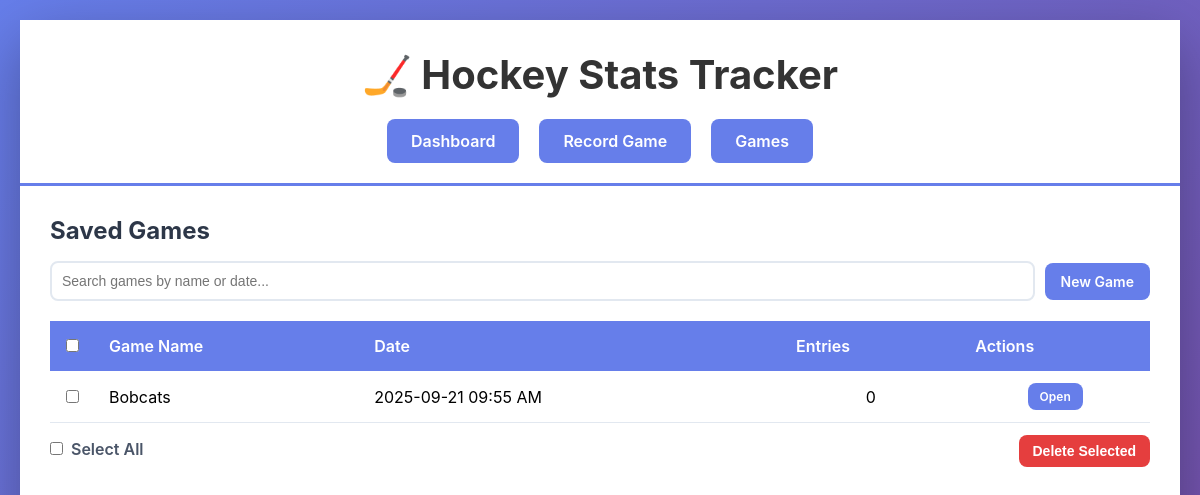
Before: /games with the older database file.
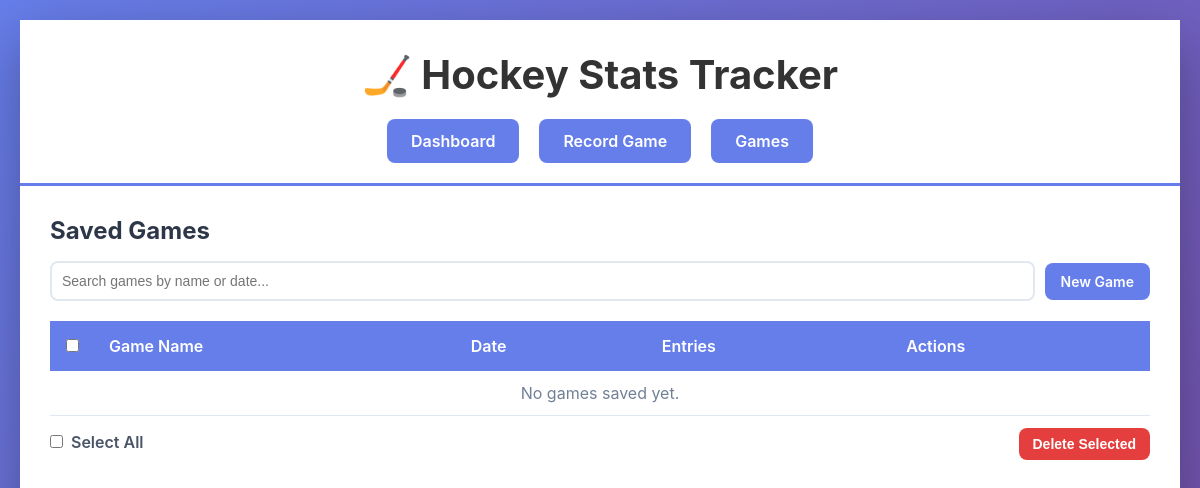
After: the same page with the newer database file.
### app.py (models this page shows)
class Game(db.Model):
    id = db.Column(db.Integer, primary_key=True)
    game_date = db.Column(db.DateTime, unique=True, nullable=False)
    name = db.Column(db.String(200), nullable=True)

### app.py (the view)
@app.route('/games')
def games():
    games_list = build_games_list()
    return render_template('games.html', games=games_list)

### app.py (called while the page is built)
def build_games_list():
    games_map = {g.game_date: g for g in Game.query.all()}
    distinct_dates = [row[0] for row in db.session.query(GameStat.game_date).distinct().all()]
    all_dates = set(list(games_map.keys()) + distinct_dates)
    games_list = []
    for gdate in all_dates:
        if not gdate:
            continue
        name = games_map.get(gdate).name if gdate in games_map else None
        entries_count = GameStat.query.filter_by(game_date=gdate).count()
        games_list.append({
            'game_date': gdate,
            'date_str': gdate.strftime('%Y-%m-%d %I:%M %p'),
            'date_iso': gdate.strftime('%Y-%m-%dT%H:%M'),
            'name': name or '',
            'entries_count': entries_count
        })
    games_list.sort(key=lambda x: x['game_date'], reverse=True)
    return games_list

### templates/games.html (shortened to what this page needs)
{% extends "base.html" %}
{% block extra_style %}
<link rel="stylesheet" href="{{ url_for('static', filename='style.css') }}" media="(max-width: 768px)">
{% endblock %}
{% block content %}
<h2 style="color: #2d3748; margin-bottom: 16px;">Saved Games</h2>
<div style="display:flex; gap:10px; align-items:center; margin-bottom:12px;">
  <input id="games-search" type="text" placeholder="Search games by name or date..." style="flex:1; padding:10px; border:2px solid #e2e8f0; border-radius:8px; font-size:14px;">
  <a href="{{ url_for('record_game') }}" class="btn" style="padding: 10px 16px; font-size: 14px;">New Game</a>
</div>
<form id="bulk-delete-form" method="POST" action="{{ url_for('delete_games_bulk') }}">
  <table id="games-table">
    <thead>
      <tr>
        <th style="width:44px; text-align:center;"><input type="checkbox" id="select-all" aria-label="Select all games"></th>
        <th style="text-align:left;">Game Name</th>
        <th style="text-align:left;">Date</th>
        <th>Entries</th>
        <th>Actions</th>
      </tr>
    </thead>
    <tbody>
    {% if games and games|length > 0 %}
      {% for g in games %}
      <tr>
        <td style="text-align:center;"><input type="checkbox" class="game-checkbox" name="dates" value="{{ g.date_iso }}" aria-label="Select game {{ g.name if g.name else '(unnamed game)' }} on {{ g.date_str }}"></td>
        <td style="text-align:left;">{{ g.name if g.name else '(unnamed game)' }}</td>
        <td style="text-align:left;">{{ g.date_str }}</td>
        <td style="text-align:center;">{{ g.entries_count }}</td>
        <td style="text-align:center; white-space: nowrap;">
          <a class="btn" style="padding: 6px 12px; font-size: 12px;" href="{{ url_for('record_game', date=g.date_iso, name=g.name) }}">Open</a>
        </td>
      </tr>
      {% endfor %}
    {% else %}
      <tr><td colspan="5" style="text-align:center; color:#718096;">No games saved yet.</td></tr>
    {% endif %}
    </tbody>
  </table>
  <div style="display:flex; align-items:center; justify-content:space-between; margin-top:12px; gap:10px;">
    <label style="display:inline-flex; align-items:center; gap:8px; color:#4a5568;">
      <input type="checkbox" id="select-all-bottom"> Select All
    </label>
    <button id="delete-selected" type="submit" class="btn btn-danger" style="padding: 8px 14px; font-size: 14px;" disabled>Delete Selected</button>
  </div>
</form>
{% endblock %}

### templates/base.html (shortened to what this page needs)
<!DOCTYPE html>
<html lang="en">
<head>
    {% block extra_style %}{% endblock %}
</head>
<body>
    <div class="container">
        <div class="header">
            <h1>🏒 Hockey Stats Tracker</h1>
            <div class="nav">
                <a href="{{ url_for('index') }}">Dashboard</a>
                <a href="{{ url_for('record_game') }}">Record Game</a>
                <a href="{{ url_for('games') }}">Games</a>
            </div>
        </div>
        <div class="main-content">
            {% block content %}{% endblock %}
        </div>
    </div>
</body>
</html>

### static/style.css (style rules this page uses)
* { margin: 0; padding: 0; box-sizing: border-box; }
body { font-family: -apple-system, BlinkMacSystemFont, 'Segoe UI', Roboto, Oxygen, Ubuntu, Cantarell, sans-serif; background: linear-gradient(135deg, #667eea 0%, #764ba2 100%); min-height: 100vh; color: #333; line-height: 1.6; }
.container { max-width: 1400px; margin: 0 auto; padding: 20px; min-height: 100vh; }
.btn { padding: 12px 24px; border: none; border-radius: 8px; cursor: pointer; font-weight: 600; font-family: inherit; transition: all 0.3s cubic-bezier(0.4, 0, 0.2, 1); font-size: 14px; display: inline-flex; align-items: center; justify-content: center; text-decoration: none; user-select: none; position: relative; overflow: hidden; }
.btn::before { content: ''; position: absolute; top: 0; left: -100%; width: 100%; height: 100%; background: linear-gradient(90deg, transparent, rgba(255, 255, 255, 0.3), transparent); transition: left 0.5s; }
.btn-danger { background: linear-gradient(135deg, #e74c3c, #c0392b); color: white; }

### templates/base.html (style rules this page uses)
* { margin: 0; padding: 0; box-sizing: border-box; }
body { font-family: -apple-system, BlinkMacSystemFont, 'Segoe UI', Roboto, Oxygen, Ubuntu, sans-serif; background: linear-gradient(135deg, #667eea 0%, #764ba2 100%); min-height: 100vh; margin: 0; padding: 0; }
.container { max-width: 1200px; margin: 0 auto; background: white; min-height: 100vh; }
.header { background: white; padding: 12px 16px; border-bottom: 1px solid #e2e8f0; position: sticky; top: 0; z-index: 100; }
h1 { color: #333; font-size: 1.5em; margin: 0; font-weight: 700; }
.nav { display: flex; gap: 8px; margin-top: 12px; }
.main-content { padding: 20px 16px; }
@media (min-width: 769px) { body { padding: 20px; } }
@media (min-width: 769px) { .container { border-radius: 20px; box-shadow: 0 20px 60px rgba(0,0,0,0.3); } }
@media (min-width: 769px) { .header { text-align: center; margin-bottom: 30px; padding: 30px 30px 20px; border-bottom: 3px solid #667eea; position: static; } }
@media (min-width: 769px) { h1 { font-size: 2.5em; margin-bottom: 10px; } }
@media (min-width: 769px) { .nav { gap: 20px; justify-content: center; margin-top: 20px; } }
@media (min-width: 769px) { .main-content { padding: 0 30px 30px; } }
.nav a, .btn { display: inline-block; padding: 8px 16px; background: #667eea; color: white; text-decoration: none; border-radius: 6px; font-weight: 600; transition: all 0.3s; border: none; cursor: pointer; font-size: 14px; }
@media (min-width: 769px) { .nav a, .btn { padding: 12px 24px; border-radius: 8px; font-size: 16px; } }
.btn-danger { background: #e53e3e; }
table { width: 100%; border-collapse: collapse; margin-top: 20px; }
th { background: #667eea; color: white; padding: 15px; text-align: left; font-weight: 600; }
td { padding: 12px 15px; border-bottom: 1px solid #e2e8f0; }
label { display: block; margin-bottom: 5px; color: #4a5568; font-weight: 600; }

Changed rows visible on the page:
removed Game: name "Bobcats", date_str "2025-09-21 09:55 AM", entries_count "0"
Other visible differences:
text now shown: "No games saved yet."
